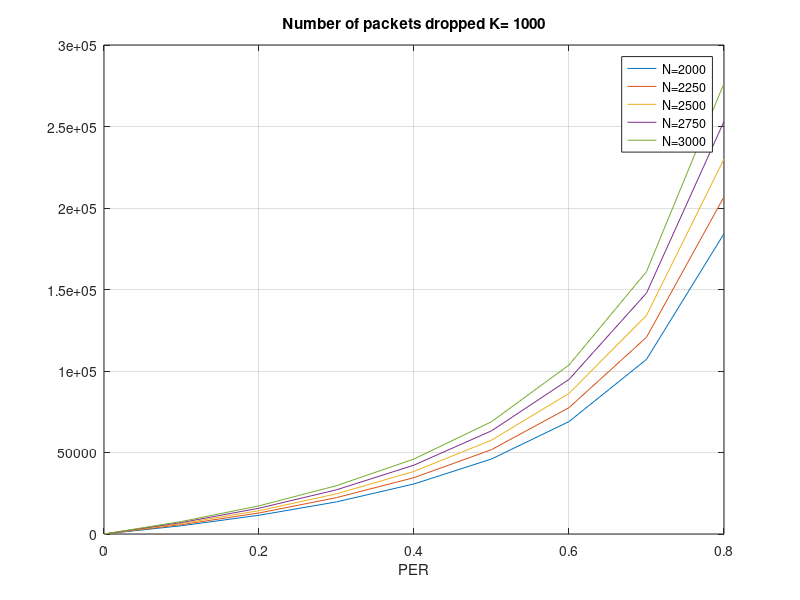
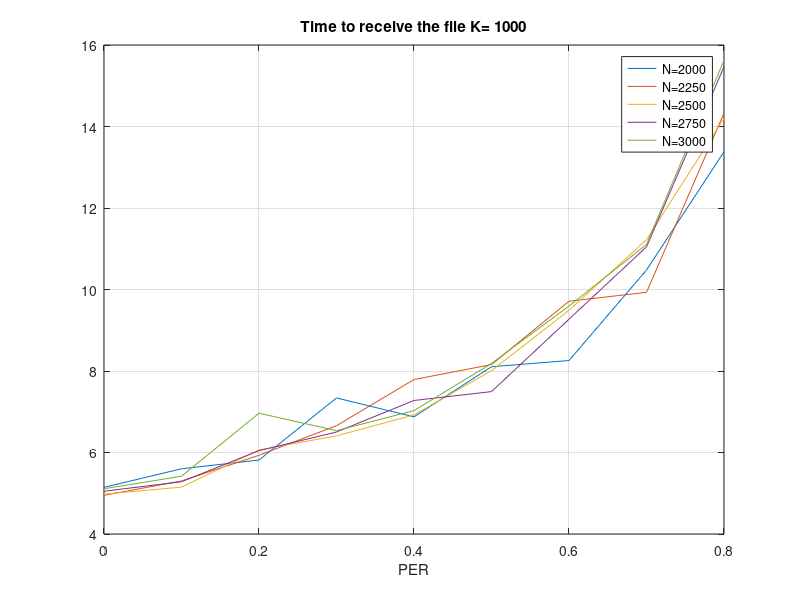
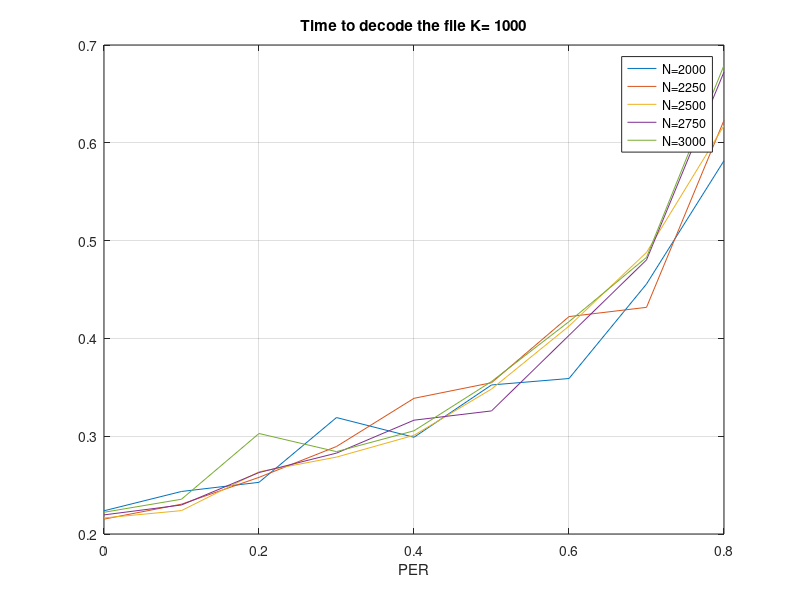
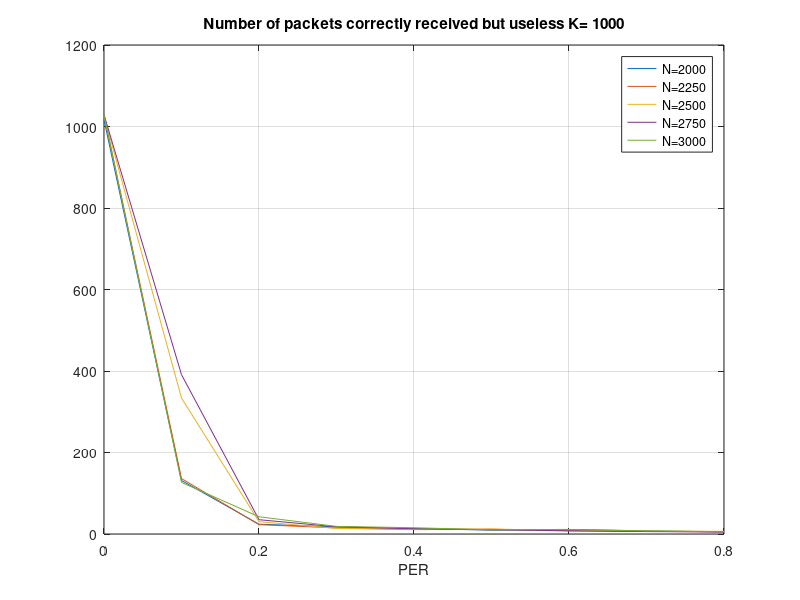

These charts were generated, in order, by the following MATLAB code:
clear all;
close all hidden;
%% LT RX
%%dectime	rxtime	totrxpck droppck	rxpck	uselesspck PER_estimate PER	K_TB_SIZE N_TB_SIZE
data_LT_rx=importdata('./data/data_LT_rx_1.txt',' ');
Nmc=10; %number of Montecarlo trials for each tuple of PER-K-N
PERs=unique(data_LT_rx(:,8));
Ks=unique(data_LT_rx(:,9));
increments=unique(data_LT_rx(find(data_LT_rx(:,9)==Ks(1)),10))-Ks(1);
for i=1:length(PERs)
    for j=1:length(Ks)
        for k=1:length(increments)
    data_PER_K_N_rx=[];
    data_PER_K_N_rx=data_LT_rx(find(data_LT_rx(:,8)==PERs(i) & data_LT_rx(:,9)==Ks(j) & data_LT_rx(:,10)==(Ks(j)+increments(k))),:);
    dectime_LT(i,j,k)=mean(data_PER_K_N_rx(:,1));
    rxtime_LT(i,j,k)=mean(data_PER_K_N_rx(:,2));
    totrxpck_LT(i,j,k)=mean(data_PER_K_N_rx(:,3));
    droppck_LT(i,j,k)=mean(data_PER_K_N_rx(:,4));
    rxpck_LT(i,j,k)=mean(data_PER_K_N_rx(:,5));
    uselesspck_LT(i,j,k)=mean(data_PER_K_N_rx(:,6));
    PER_estimate_LT(i,j,k)=mean(data_PER_K_N_rx(:,7));
        end
    end
end

for j=1:length(Ks)
    figure();
    for k=1:length(increments)
        plot(PERs,squeeze(droppck_LT(:,j,k)));
        title(['Number of packets dropped K= ', num2str(Ks(j))]);
        hold all;
    end
    grid on;
    xlabel('PER');
    str=[cellstr(num2str((Ks(j)+increments), 'N=%-d'))']';
    for i=1:length(str(:,1))
        str_legend(i)=cellstr(strjoin(str(i,:)));
    end
    legend(str_legend');
    
    figure();
    for k=1:length(increments)
        plot(PERs,squeeze(rxtime_LT(:,j,k)));
        title(['Time to receive the file K= ', num2str(Ks(j))]);
        hold all;
    end
    grid on;
    xlabel('PER');
    str=[cellstr(num2str((Ks(j)+increments), 'N=%-d'))']';
    for i=1:length(str(:,1))
        str_legend(i)=cellstr(strjoin(str(i,:)));
    end
    legend(str_legend');
    
    figure();
    for k=1:length(increments)
        plot(PERs,squeeze(dectime_LT(:,j,k)));
        title(['Time to decode the file K= ', num2str(Ks(j))]);
        hold all;
    end
    grid on;
    xlabel('PER');
    str=[cellstr(num2str((Ks(j)+increments), 'N=%-d'))']';
    for i=1:length(str(:,1))
        str_legend(i)=cellstr(strjoin(str(i,:)));
    end
    legend(str_legend');
    
    figure();
    for k=1:length(increments)
        plot(PERs,squeeze(uselesspck_LT(:,j,k)));
        title(['Number of packets correctly received but useless K= ', num2str(Ks(j))]);
        hold all;
    end
    grid on;
    xlabel('PER');
    str=[cellstr(num2str((Ks(j)+increments), 'N=%-d'))']';
    for i=1:length(str(:,1))
        str_legend(i)=cellstr(strjoin(str(i,:)));
    end
    legend(str_legend');
end
%% LT TX
%sent infile time goodput throughput	PER_estimate PER	K_TB_SIZE	N_TB_SIZE
data_LT_tx=importdata('./data/data_LT_tx_1.txt',' ');
Nmc=10; %number of Montecarlo trials for each tuple of PER-K-N
PERs=unique(data_LT_tx(:,7));
Ks=unique(data_LT_tx(:,8));
increments=unique(data_LT_tx(find(data_LT_tx(:,8)==Ks(1)),9))-Ks(1);

for i=1:length(PERs)
    for j=1:length(Ks)
        for k=1:length(increments)
            data_PER_K_N_tx=[];
            data_PER_K_N_tx=data_LT_tx(find(data_LT_tx(:,7)==PERs(i) & data_LT_tx(:,8)==Ks(j) & data_LT_tx(:,9)==(Ks(j)+increments(k))),:);
            sent_LT(i,j,k)=mean(data_PER_K_N_tx(:,1));
            time_LT(i,j,k)=mean(data_PER_K_N_tx(:,3));
            goodput_LT(i,j,k)=mean(data_PER_K_N_tx(:,4));
            throughput_LT(i,j,k)=mean(data_PER_K_N_tx(:,5));
            PER_estimate_LT(i,j,k)=mean(data_PER_K_N_tx(:,6));
        end
    end
end

for j=1:length(Ks)
    figure();
    for k=1:length(increments)
        plot(PERs,squeeze(goodput_LT(:,j,k)));
        title(['Goodput K= ', num2str(Ks(j))]);
        hold all;
    end
    grid on;
    xlabel('PER');
    str=[cellstr(num2str((Ks(j)+increments), 'N=%-d'))']';
    for i=1:length(str(:,1))
        str_legend(i)=cellstr(strjoin(str(i,:)));
    end
    legend(str_legend');
    
    figure();
    for k=1:length(increments)
        plot(PERs,squeeze(throughput_LT(:,j,k)));
        title(['Throughput K= ', num2str(Ks(j))]);
        hold all;
    end
    grid on;
    xlabel('PER');
    str=[cellstr(num2str((Ks(j)+increments), 'N=%-d'))']';
    for i=1:length(str(:,1))
        str_legend(i)=cellstr(strjoin(str(i,:)));
    end
    legend(str_legend');
    
        figure();
    for k=1:length(increments)
        plot(PERs,squeeze(PER_estimate_LT(:,j,k)));
        title(['PER estimated @TX K= ', num2str(Ks(j))]);
        hold all;
    end
    grid on;
    xlabel('PER');
    str=[cellstr(num2str((Ks(j)+increments), 'N=%-d'))']';
    for i=1:length(str(:,1))
        str_legend(i)=cellstr(strjoin(str(i,:)));
    end
    legend(str_legend');
end
